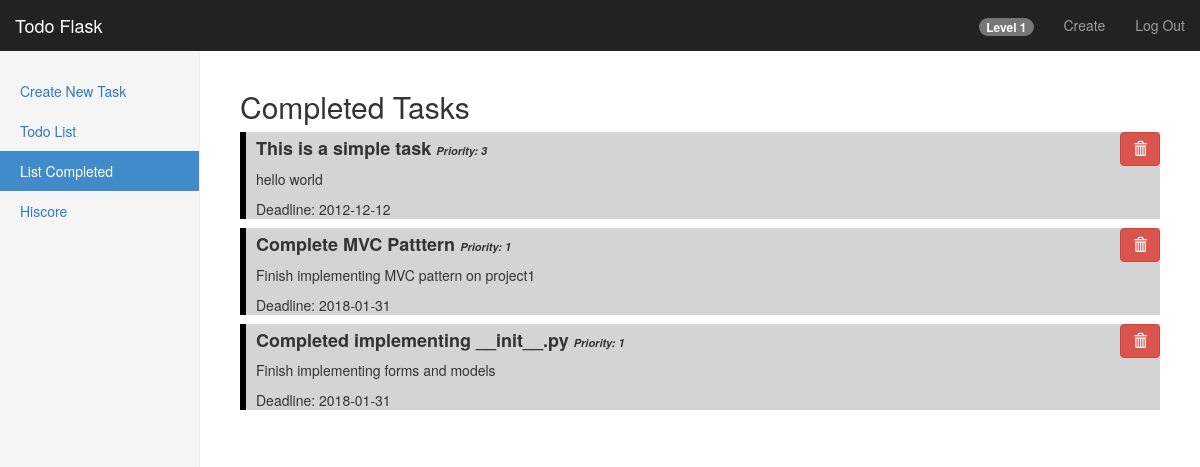
The page /dashboard/complete (signed in) on the database as committed earlier.
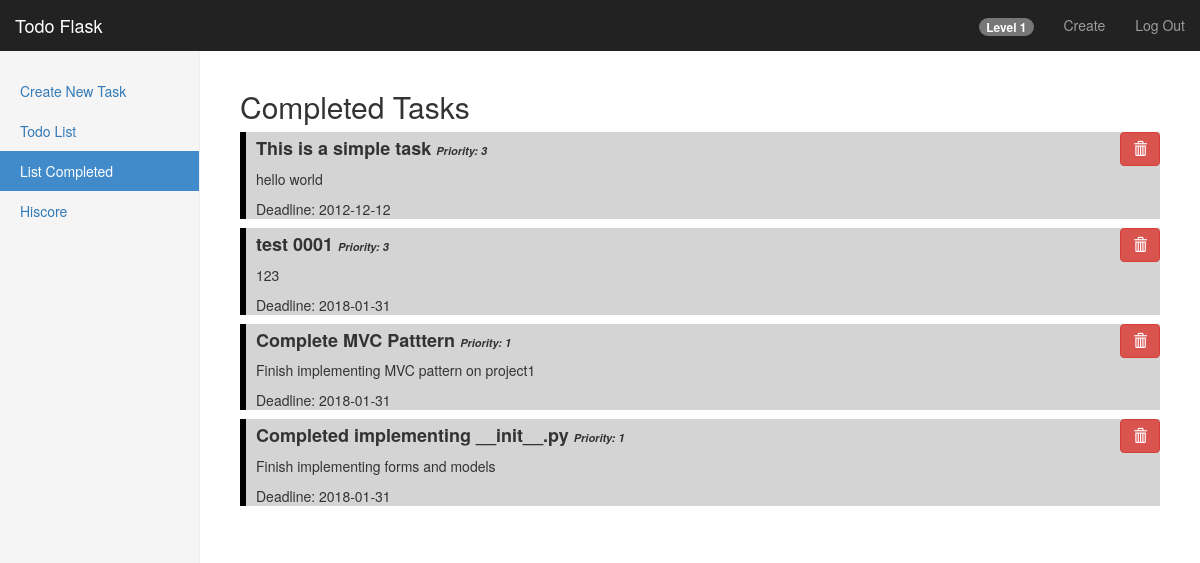
The same page on the database as committed later.
### models/task.py (models this page shows)
class Task(db.Model):
    id = db.Column(db.Integer, primary_key=True)
    user_id = db.Column(db.Integer, db.ForeignKey('user.id'))
    title = db.Column(db.String(50))
    description = db.Column(db.String(200))
    priority = db.Column(db.Integer)
    completed = db.Column(db.Integer)
    xp = db.Column(db.Integer)
    deadline = db.Column(db.Date)

### route.py (the view)
@app.route('/dashboard/complete')
@login_required
def dashboard_complete():
    tasks = Task.query.filter_by(completed='1', user_id=current_user.id).order_by(Task.priority.desc()).all()
    if (request.args.get('delete') == '1'):
        Task.query.filter_by(id=int(request.args.get('id'))).delete()
        db.session.commit()
        return redirect(url_for('dashboard_complete'))
    return render_template('/dashboard/complete.html', tasks=tasks, level=get_user_level(current_user))

### controllers/experience_controller.py (called while the page is built)
def get_user_level(current_user):
    user = Experience.query.filter_by(author=current_user).first()
    return user.level

### route.py (called while the page is built)
@login_manager.user_loader
def load_user(user_id):
    return User.query.get(int(user_id))

### templates/dashboard/complete.html (shortened to what this page needs)
{% extends "bootstrap/base.html" %}
{% import "bootstrap/wtf.html" as wtf %}
{% block styles %}
    {{super()}}
    <link rel="stylesheet" href="{{url_for('.static', filename='dashboard.css')}}">
    <link rel="stylesheet" href="{{url_for('.static', filename='dashboard-list.css')}}">
{% endblock %}
{% block content %}
    <nav class="navbar navbar-inverse navbar-fixed-top">
        <div class="container-fluid">
            <div class="navbar-header">
                <a class="navbar-brand" href="#">Todo Flask</a>
            </div>
            <div id="navbar" class="navbar-collapse collapse">
                <ul class="nav navbar-nav navbar-right">
                    <li><a><span class="badge">Level {{level}}</span></a></li>
                    <li><a href="/dashboard/create">Create</a></li>
                    <li><a href="/logout">Log Out</a></li>
                </ul>
            </div>
        </div>
    </nav>
    <div class="container-fluid">
        <div class="row">
            <div class="col-sm-3 col-md-2 sidebar">
                <ul class="nav nav-sidebar">
                    <li><a href="/dashboard/create">Create New Task</a></li>
                    <li><a href="/dashboard/list">Todo List</a></li>
                    <li class="active"><a href="/dashboard/complete">List Completed</a></li>
                    <li><a href="/dashboard/hiscore">Hiscore</a></li>
                </ul>
            </div>
            <div class="col-sm-9 col-sm-offset-3 col-md-10 col-md-offset-2 main">
                <h2>Completed Tasks</h2>
                {% for task in tasks %}
                    <div class="header-title">
                        <a href="/dashboard/list?delete=1&id={{task.id}}" class="pull-right btn btn-danger btn-small">
                            <span class="glyphicon glyphicon-trash"></span>
                        </a>
                        <h4>{{task.title}} <span class="small-text">Priority: {{task.priority}}</span></h4>
                        <p>{{task.description}}</p>
                        <p>Deadline: {{task.deadline}}</p>
                    </div>
                {% endfor %}
            </div>
        </div>
    </div>
{% endblock %}

### static/dashboard.css (style rules this page uses)
body { padding-top: 50px; }
.navbar-fixed-top { border: 0; }
.sidebar { display: none; }
@media (min-width: 768px) { .sidebar { position: fixed; top: 51px; bottom: 0; left: 0; z-index: 1000; display: block; padding: 20px; overflow-x: hidden; overflow-y: auto; background-color: #f5f5f5; border-right: 1px solid #eee; } }
.nav-sidebar { margin-right: -21px; margin-bottom: 20px; margin-left: -20px; }
.nav-sidebar > li > a { padding-right: 20px; padding-left: 20px; }
.nav-sidebar > .active > a, .nav-sidebar > .active > a:hover, .nav-sidebar > .active > a:focus { color: #fff; background-color: #428bca; }
.main { padding: 20px; }
@media (min-width: 768px) { .main { padding-right: 40px; padding-left: 40px; } }

### static/dashboard-list.css (style rules this page uses)
.header-title { border-left: 6px solid #000000; background: #d4d4d4; height: auto; margin: -1px 0; }
.header-title > h4 { font-weight: 700; margin-left: 10px; padding-top: 7px; }
.header-title > p { margin-left: 10px; }
.small-text { font-size: 11px; font-style: italic; }

Rows that differ between the two databases and show on the page:
added Task: title "test 0001", priority "3", description "123", deadline "2018-01-31"
